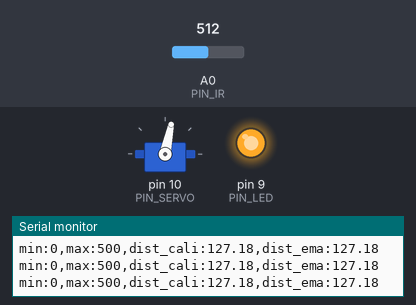
Simulated run of this sketch. Board: Arduino Uno, built with avr-gcc and run on an emulated ATmega328P. Shown: servo, output pins drawn as LEDs (lit = HIGH), the last lines printed to the serial monitor. Inputs (shaded band) come from the test bench; at power-on: A0 (PIN_IR) = 512.

Above: at 1.2 s.
1.3 s: A0 (PIN_IR) set to 340
2.8 s: A0 (PIN_IR) set to 317
At 3.9 s:
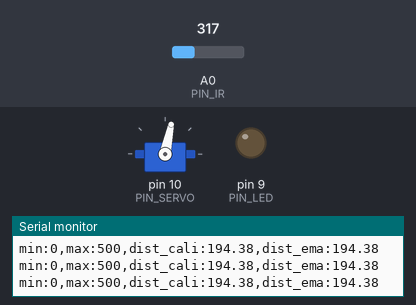
4.3 s: A0 (PIN_IR) set to 298
5.8 s: A0 (PIN_IR) set to 275
At 6.4 s:
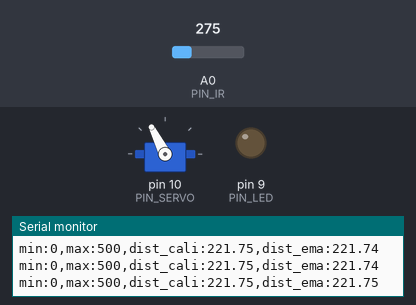
7.3 s: A0 (PIN_IR) set to 238
At 8.5 s:
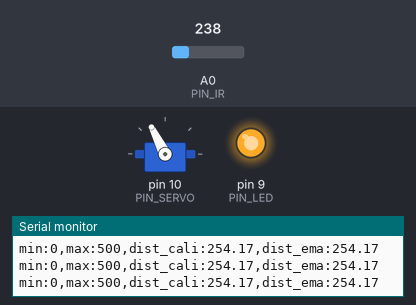
8.8 s: A0 (PIN_IR) set to 306
At 9.9 s:
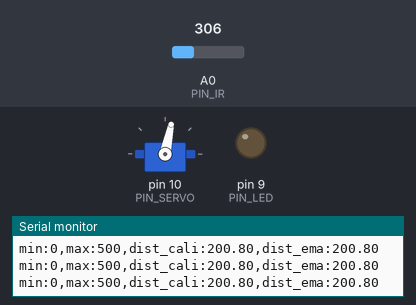
Timing chart, 0 to 11.3 s (numbered marks = the images above; inputs shaded):
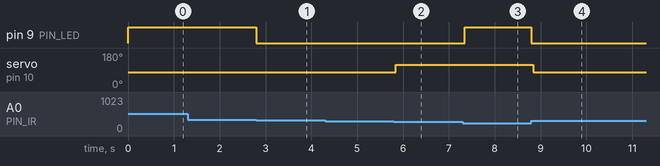

The sketch:

21_bbc_20203108.ino
```cpp
#include <Servo.h>

// Arduino pin assignment
#define PIN_SERVO 10

#define PIN_IR A0
#define PIN_LED 9

#define duty 1550
#define duty_purse 200

#define _DUTY_MAX duty-duty_purse
#define _DUTY_MIN duty+duty_purse

#define _SERVO_SPEED 60
#define _INTERVAL_DIST 20
#define _INTERVAL_SERVO 20
#define _INTERVAL_SERIAL 100

#define _DIST_MIN 100
#define _DIST_MAX 400
#define _DIST_ALPHA 0.4

#define a 60 // when value 100
#define b 440 // when value 400
#define middle 216 // after handling when value 250

Servo myservo;

float dist_min, dist_max, dist_raw, dist_cali, dist_ema, dist_prev, alpha;
unsigned long last_sampling_time_dist, last_sampling_time_servo, last_sampling_time_serial;
bool event_dist, event_servo, event_serial;

int duty_chg_per_interval;
int toggle_interval, toggle_interval_cnt;

void setup() {
// initialize servo
  myservo.attach(PIN_SERVO);
  myservo.writeMicroseconds(duty);

// initialize GPIO pins
  pinMode(PIN_LED,OUTPUT);
  digitalWrite(PIN_LED, 1);

  dist_min = _DIST_MIN;
  dist_max = _DIST_MAX;
  alpha = _DIST_ALPHA;
  dist_raw = dist_prev = dist_cali = dist_ema = 0.0;

  event_dist = event_servo = event_serial = true;

// initialize serial port
  Serial.begin(57600);

// convert angle speed into duty change per interval.
  duty_chg_per_interval = (float)(_DUTY_MIN-_DUTY_MAX)*(_SERVO_SPEED / 180)*(_INTERVAL_SERVO / 1000);
}

void loop() {

  unsigned long time_curr = millis();

  if(time_curr >= last_sampling_time_dist + _INTERVAL_DIST){
    last_sampling_time_dist += _INTERVAL_DIST;
    event_dist = true;
  }
  if(time_curr >= last_sampling_time_servo + _INTERVAL_SERVO){
    last_sampling_time_servo += _INTERVAL_SERVO;
    event_servo = true;
  }
  if(time_curr >= last_sampling_time_serial + _INTERVAL_SERIAL){
    last_sampling_time_serial += _INTERVAL_SERIAL;
    event_serial = true;
  }


  if (event_dist){
    event_dist = false;
    dist_cali = ir_distance();
    dist_ema = ir_distance_filtered();
  }

// output the read value to th eserial port
  if (event_serial){
    event_serial = false;
    Serial.print("min:0,max:500,dist_cali:");
    Serial.print(dist_cali);
    Serial.print(",dist_ema:");
    Serial.println(dist_ema);
  }

// Servo
  if(event_servo){
    event_servo = false;
    if (dist_ema > middle){
      myservo.writeMicroseconds(duty+duty_purse);
    }
    else{
      myservo.writeMicroseconds(duty-duty_purse);
    }
  }


// LED Set : OFF
  if( middle-30 < dist_ema && dist_ema < middle + 30) digitalWrite(PIN_LED, 0);
  else digitalWrite(PIN_LED, 255);

}

float ir_distance(void){ // return value unit: mm
  float val;
  float volt = float(analogRead(PIN_IR));
  val = ((6762.0/(volt-9.0))-4.0) * 10.0;
  return 100 + 300.0 / (b-a) * (val-a);
}

float ir_distance_filtered(void){ // return value unit: mm
  dist_raw =  ir_distance();
  if (dist_raw > dist_max) dist_raw = dist_max;
  else if (dist_raw < dist_min) dist_raw = dist_prev;
  else dist_prev = dist_raw;

  return alpha*dist_raw + (1 - alpha)*dist_ema;
}
```

Measured:
- the behaviour switches between 333 and 332 on A0 (PIN_IR) (found by bisection; images 0 and 1)
- the behaviour switches between 283 and 282 on A0 (PIN_IR) (found by bisection; images 1 and 2)
- the behaviour switches between 247 and 246 on A0 (PIN_IR) (found by bisection; images 2 and 3)
- after the input at 2.8 s, pin 9 (PIN_LED): HIGH → LOW at once
- after the input at 5.8 s, servo on pin 10 (PIN_SERVO): 78° → 117° at once
- after the input at 7.3 s, pin 9 (PIN_LED): LOW → HIGH at once
- after the input at 8.8 s, pin 9 (PIN_LED): HIGH → LOW at once; servo on pin 10 (PIN_SERVO): 117° → 78° at once
